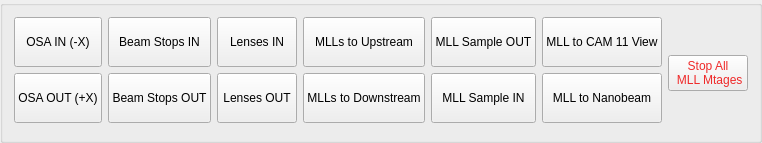
             <widget class="QGroupBox" name="groupBox_35">
              <property name="enabled">
               <bool>true</bool>
              </property>
              <property name="sizePolicy">
               <sizepolicy hsizetype="Preferred" vsizetype="Fixed">
                <horstretch>0</horstretch>
                <verstretch>0</verstretch>
               </sizepolicy>
              </property>
              <property name="styleSheet">
               <string notr="true">color: rgb(0, 0, 0);</string>
              </property>
              <property name="title">
               <string/>
              </property>
              <layout class="QGridLayout" name="gridLayout_94">
               <item row="1" column="2">
                <widget class="QPushButton" name="pb_mll_lens_out">
                 <property name="text">
                  <string>
Lenses OUT
</string>
                 </property>
                </widget>
               </item>
               <item row="0" column="1">
                <widget class="QPushButton" name="pb_mll_bs_in">
                 <property name="text">
                  <string>
Beam Stops IN
</string>
                 </property>
                </widget>
               </item>
               <item row="0" column="2">
                <widget class="QPushButton" name="pb_mll_lens_in">
                 <property name="text">
                  <string>
Lenses IN
</string>
                 </property>
                </widget>
               </item>
               <item row="1" column="0">
                <widget class="QPushButton" name="pb_mll_osa_out">
                 <property name="enabled">
                  <bool>true</bool>
                 </property>
                 <property name="sizePolicy">
                  <sizepolicy hsizetype="Minimum" vsizetype="Fixed">
                   <horstretch>0</horstretch>
                   <verstretch>0</verstretch>
                  </sizepolicy>
                 </property>
                 <property name="text">
                  <string>
OSA OUT (+X)
</string>
                 </property>
                </widget>
               </item>
               <item row="0" column="4">
                <widget class="QPushButton" name="pb_mll_sample_out">
                 <property name="toolTip">
                  <string>moves sbz, sbx, vmll_vz and vmll_hz</string>
                 </property>
                 <property name="text">
                  <string>
MLL Sample OUT
</string>
                 </property>
                </widget>
               </item>
               <item row="0" column="0">
                <widget class="QPushButton" name="pb_mll_osa_in">
                 <property name="sizePolicy">
                  <sizepolicy hsizetype="Minimum" vsizetype="Preferred">
                   <horstretch>0</horstretch>
                   <verstretch>0</verstretch>
                  </sizepolicy>
                 </property>
                 <property name="text">
                  <string>OSA IN (-X)</string>
                 </property>
                </widget>
               </item>
               <item row="0" column="3">
                <widget class="QPushButton" name="pb_mlls_to_upstream">
                 <property name="text">
                  <string>
MLLs to Upstream
</string>
                 </property>
                </widget>
               </item>
               <item row="1" column="3">
                <widget class="QPushButton" name="pb_mlls_to_downstream">
                 <property name="text">
                  <string>
MLLs to Downstream
</string>
                 </property>
                </widget>
               </item>
               <item row="0" column="5">
                <widget class="QPushButton" name="pb_mll_cam11_view">
                 <property name="enabled">
                  <bool>true</bool>
                 </property>
                 <property name="text">
                  <string>
MLL to CAM 11 View
</string>
                 </property>
                </widget>
               </item>
               <item row="1" column="1">
                <widget class="QPushButton" name="pb_mll_bs_out">
                 <property name="text">
                  <string>
Beam Stops OUT
</string>
                 </property>
                </widget>
               </item>
               <item row="1" column="5">
                <widget class="QPushButton" name="pb_mll_nanobeam">
                 <property name="text">
                  <string>
MLL to Nanobeam
</string>
                 </property>
                </widget>
               </item>
               <item row="1" column="4">
                <widget class="QPushButton" name="pb_mll_sample_in">
                 <property name="toolTip">
                  <string>moves sbx, vmll_vz and vmll_hz</string>
                 </property>
                 <property name="text">
                  <string>
MLL Sample IN
</string>
                 </property>
                </widget>
               </item>
               <item row="0" column="6" rowspan="3">
                <widget class="QPushButton" name="pb_stop_mll_motion">
                 <property name="sizePolicy">
                  <sizepolicy hsizetype="Fixed" vsizetype="Fixed">
                   <horstretch>0</horstretch>
                   <verstretch>0</verstretch>
                  </sizepolicy>
                 </property>
                 <property name="styleSheet">
                  <string notr="true">color: rgb(239, 41, 41);</string>
                 </property>
                 <property name="text">
                  <string>Stop All 
 MLL Mtages</string>
                 </property>
                </widget>
               </item>
              </layout>
             </widget>
